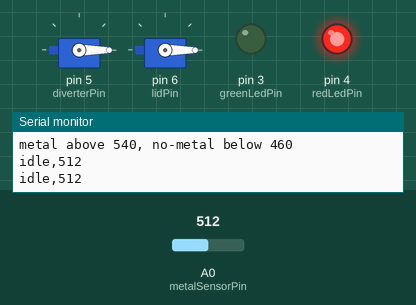
This sketch was run on a simulated Arduino Uno, built with avr-gcc and run on an emulated ATmega328P. On the bench: 2 × servo, output pins drawn as LEDs (lit = HIGH), the last lines printed to the serial monitor. The test bench sets the inputs (shaded band); at power-on: A0 (metalSensorPin) = 512.

Above: at 1.2 s.
1.3 s: A0 (metalSensorPin) set to 531
2.8 s: A0 (metalSensorPin) set to 557
At 3.01 s:
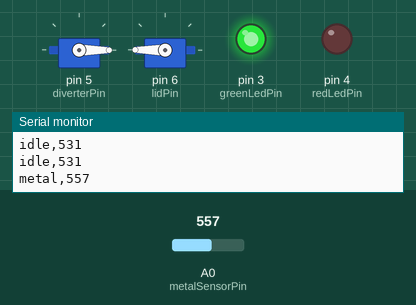
At 3.7 s:
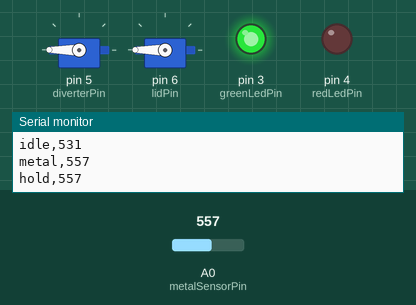
Timing chart, 0 to 5.8 s (numbered marks = the images above; inputs shaded):
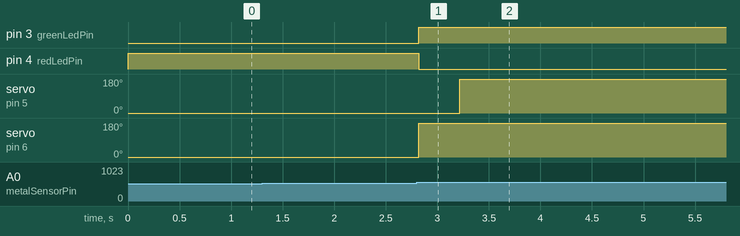

The sketch:

smart_garbage_can.ino
```cpp
#include <Servo.h>

// Arduino Uno R3. One inductive proximity sensor on A0.
//
// Metal latches when the reading rises above threshold + hysteresis.
// It releases when the reading falls below threshold - hysteresis.
// The gap keeps a noisy sensor from throwing the servos back and forth.
//
// Pin 6 is the lid. Pin 5 is the diverter. Each one is written once per
// edge: the lid opens first and closes last. Both use the original stops,
// 0 and 180 degrees. Bring-up photos show the servos loose, before a bin
// was built, so those names are the roles in this sequence.
//
// Green means metal is latched. Red means it is not. A low reading is
// "no metal" (empty sensor, or an object this sensor ignores). It is not
// a plastic or trash classification.
//
// Serial is 9600 baud. 500 counts is about 2.44 V on the Uno's 5 V ADC.
// Keep A0 between 0 V and 5 V.

const int metalSensorPin = A0;
const int greenLedPin = 3;
const int redLedPin = 4;
const int diverterPin = 5;
const int lidPin = 6;

const int sensorThreshold = 500;
const int hysteresis = 40;
const int homeAngle = 0;
const int activeAngle = 180;

const unsigned long motionSettleMs = 400;
const unsigned long reportIntervalMs = 500;
const unsigned long sampleIntervalMs = 20;

Servo diverter;
Servo lid;

bool metalLatched = false;
unsigned long lastReportMs = 0;

void showMetal() {
  digitalWrite(greenLedPin, HIGH);
  digitalWrite(redLedPin, LOW);
}

void showNoMetal() {
  digitalWrite(greenLedPin, LOW);
  digitalWrite(redLedPin, HIGH);
}

void reportNow(const __FlashStringHelper* label, int reading) {
  lastReportMs = millis();
  Serial.print(label);
  Serial.print(',');
  Serial.println(reading);
}

void reportReading(const __FlashStringHelper* label, int reading) {
  const unsigned long now = millis();
  if (now - lastReportMs < reportIntervalMs) {
    return;
  }
  reportNow(label, reading);
}

void latchMetal(int reading) {
  metalLatched = true;
  showMetal();
  reportNow(F("metal"), reading);

  lid.write(activeAngle);
  delay(motionSettleMs);
  diverter.write(activeAngle);
}

void releaseMetal(int reading) {
  metalLatched = false;
  reportNow(F("no-metal"), reading);

  diverter.write(homeAngle);
  delay(motionSettleMs);
  lid.write(homeAngle);
  showNoMetal();
}

void setup() {
  pinMode(greenLedPin, OUTPUT);
  pinMode(redLedPin, OUTPUT);
  showNoMetal();

  diverter.attach(diverterPin);
  lid.attach(lidPin);
  diverter.write(homeAngle);
  lid.write(homeAngle);

  Serial.begin(9600);
  Serial.println(F("metal detector ready"));
  Serial.print(F("metal above "));
  Serial.print(sensorThreshold + hysteresis);
  Serial.print(F(", no-metal below "));
  Serial.println(sensorThreshold - hysteresis);
}

void loop() {
  const int reading = analogRead(metalSensorPin);
  const int metalOn = sensorThreshold + hysteresis;
  const int metalOff = sensorThreshold - hysteresis;

  if (!metalLatched && reading > metalOn) {
    latchMetal(reading);
  } else if (metalLatched && reading < metalOff) {
    releaseMetal(reading);
  } else if (metalLatched) {
    reportReading(F("hold"), reading);
  } else {
    reportReading(F("idle"), reading);
  }

  delay(sampleIntervalMs);
}
```

Measured:
- the behaviour switches between 540 and 541 on A0 (metalSensorPin) (found by bisection; images 0 and 1)
- after the input at 2.8 s, pin 3 (greenLedPin): LOW → HIGH at once; pin 4 (redLedPin): HIGH → LOW at once; servo on pin 5 (diverterPin): 0° → 180° after 0.42 s; servo on pin 6 (lidPin): 0° → 180° at once
